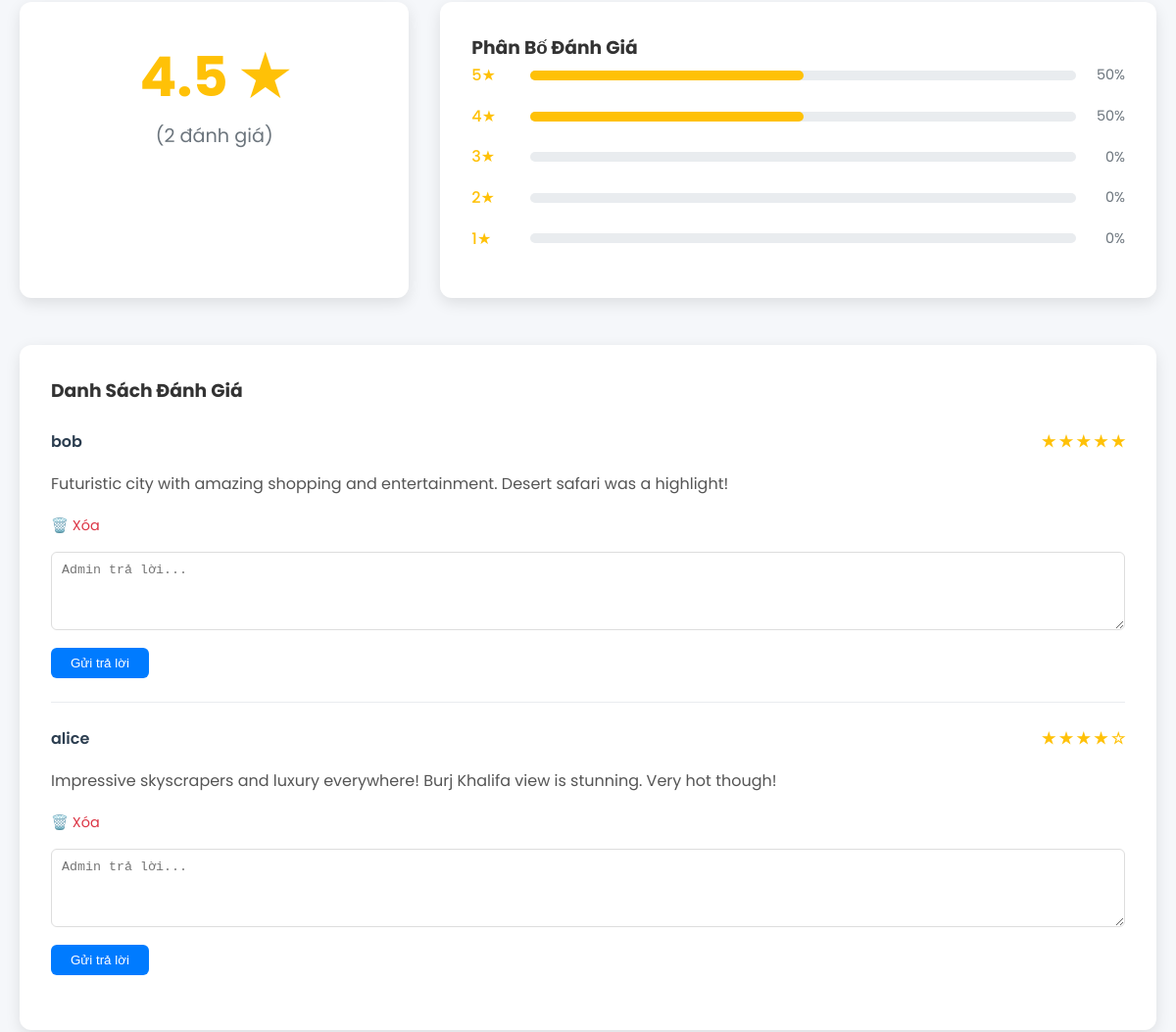
The page /reviews.php?destination_id=17 (signed in, middle part) on the database as committed earlier.
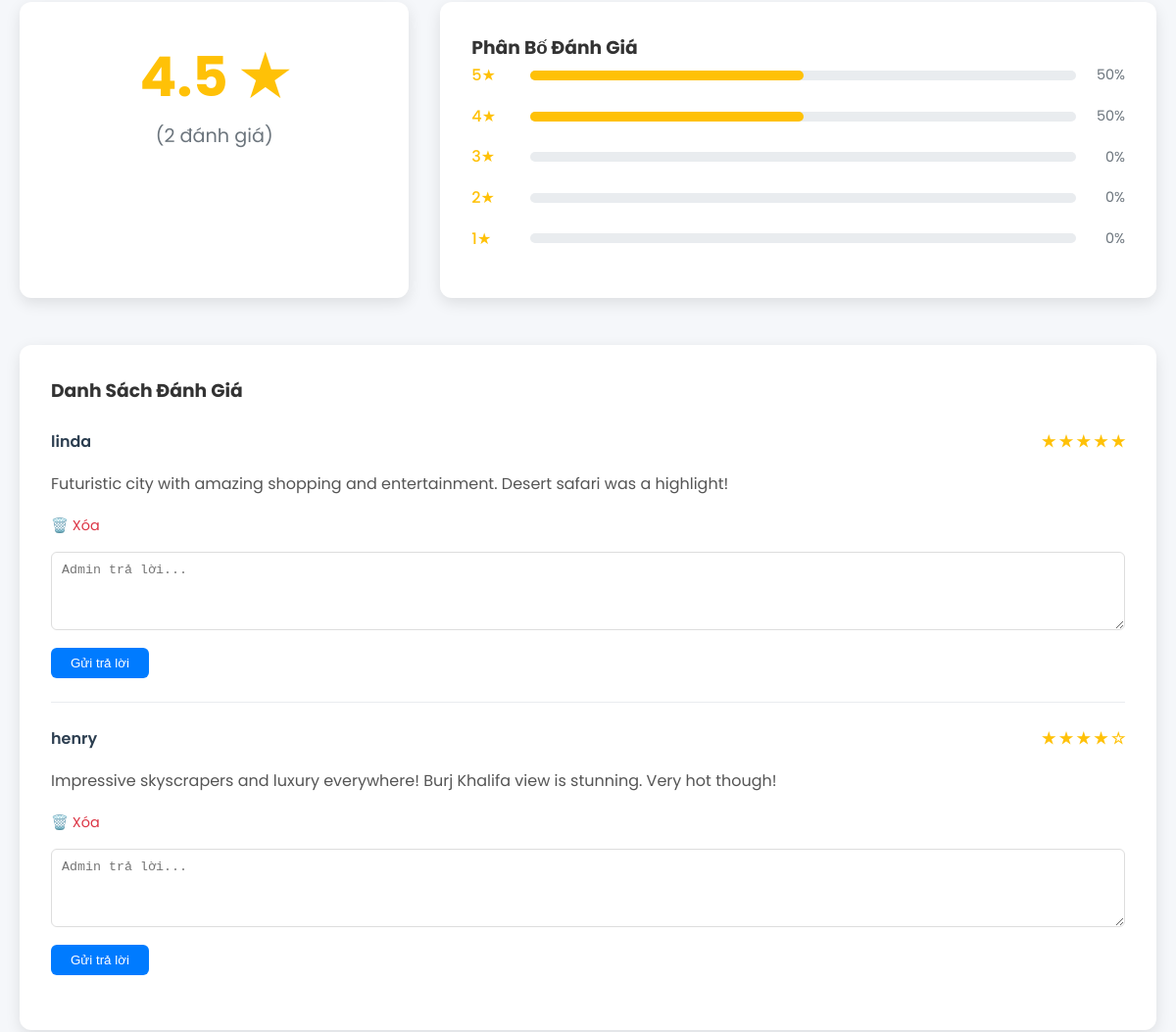
The same page on the database as committed later.
### tables this page shows
CREATE TABLE reviews (
    review_id INT AUTO_INCREMENT PRIMARY KEY,
    destination_id INT NOT NULL,
    user_id INT NOT NULL,
    rating INT CHECK (rating BETWEEN 1 AND 5),
    comment TEXT,

    CONSTRAINT fk_reviews_destination
        FOREIGN KEY (destination_id)
        REFERENCES destinations(destination_id)
        ON DELETE CASCADE,

    CONSTRAINT fk_reviews_user
        FOREIGN KEY (user_id)
        REFERENCES users(user_id)
        ON DELETE CASCADE
);

CREATE TABLE IF NOT EXISTS users (
    user_id INT AUTO_INCREMENT PRIMARY KEY,
    username VARCHAR(50) NOT NULL UNIQUE,
    password VARCHAR(255) NOT NULL,
    role VARCHAR(20) DEFAULT 'user'
);

### reviews.php (the view, shortened to what this page needs)
<?php
include 'config.php';
$destination_id = isset($_GET['destination_id']) && is_numeric($_GET['destination_id']) ? (int)$_GET['destination_id'] : null;
$review_stmt = $conn->prepare("
    SELECT r.*, u.username
    FROM reviews r
    JOIN users u ON r.user_id = u.user_id
    WHERE r.destination_id = ? AND r.parent_id IS NULL
    ORDER BY r.review_id DESC
");
$review_stmt->bind_param("i", $destination_id);
$review_stmt->execute();
$reviews = $review_stmt->get_result();
$stats_stmt = $conn->prepare("
    SELECT
        COUNT(*) as total_reviews,
        AVG(rating) as avg_rating,
        SUM(CASE WHEN rating = 5 THEN 1 ELSE 0 END) as five_star,
        SUM(CASE WHEN rating = 4 THEN 1 ELSE 0 END) as four_star,
        SUM(CASE WHEN rating = 3 THEN 1 ELSE 0 END) as three_star,
        SUM(CASE WHEN rating = 2 THEN 1 ELSE 0 END) as two_star,
        SUM(CASE WHEN rating = 1 THEN 1 ELSE 0 END) as one_star
    FROM reviews
    WHERE destination_id = ? AND parent_id IS NULL
");
$stats_stmt->bind_param("i", $destination_id);
$stats_stmt->execute();
$stats = $stats_stmt->get_result()->fetch_assoc();
$avg_rating = $stats['avg_rating'] ? round($stats['avg_rating'], 1) : 0;
$total_reviews = $stats['total_reviews'] ?? 0;
$percentages = [];
for ($i=5; $i>=1; $i--) {
    $keys = [5 => 'five_star', 4 => 'four_star', 3 => 'three_star', 2 => 'two_star', 1 => 'one_star'];
    $percentages[$i] = $total_reviews > 0 ? round(($stats[$keys[$i]] / $total_reviews) * 100) : 0;
}
?>
<!DOCTYPE html>
<html lang="vi">
<head>
    <link href="https://cdn.jsdelivr.net/npm/remixicon@4.2.0/fonts/remixicon.css" rel="stylesheet">
</head>
<body>
<div class="container">
    <div class="stats">
        <div class="stats-overview">
            <div class="avg-rating"><?= $avg_rating ?> ★</div>
            <div class="total">(<?= $total_reviews ?> đánh giá)</div>
        </div>
        <div class="stats-bars">
            <h3>Phân Bố Đánh Giá</h3>
            <?php for ($i=5; $i>=1; $i--): ?>
                <div class="bar-row">
                    <div class="bar-label"><?= $i ?>★</div>
                    <div class="bar"><div class="bar-fill" style="width: <?= $percentages[$i] ?>%;"></div></div>
                    <div class="bar-percent"><?= $percentages[$i] ?>%</div>
                </div>
            <?php endfor; ?>
        </div>
    </div>
    <div class="reviews-list">
        <h3>Danh Sách Đánh Giá</h3>
        <?php if ($reviews->num_rows > 0): ?>
            <?php while ($review = $reviews->fetch_assoc()): ?>
                <div class="review-card">
                    <div class="review-header">
                        <div class="reviewer"><?= htmlspecialchars($review['username']) ?></div>
                        <div class="rating">
                            <?php for($j=1; $j<=5; $j++): ?>
                                <?= $j <= $review['rating'] ? '★' : '☆' ?>
                            <?php endfor; ?>
                        </div>
                    </div>
                    <div class="review-comment"><?= nl2br(htmlspecialchars($review['comment'] ?? 'Không có bình luận')) ?></div>
                    <?php if (isset($_SESSION['role']) && $_SESSION['role'] === 'admin'): ?>
                        <div class="admin-actions">
                            <a href="?destination_id=<?= $destination_id ?>&delete_review=<?= $review['review_id'] ?>"
                               onclick="return confirm('Bạn có chắc muốn xóa đánh giá này?');">
                                🗑️ Xóa
                            </a>
                        </div>
                    <?php endif; ?>
                    <?php if (isset($_SESSION['role']) && $_SESSION['role'] === 'admin'): ?>
                        <form method="POST" class="reply-form">
                            <textarea name="reply_text" placeholder="Admin trả lời..." required></textarea>
                            <button type="submit" name="submit_reply">Gửi trả lời</button>
                        </form>
                    <?php endif; ?>
                </div>
            <?php endwhile; ?>
        <?php else: ?>
            <p style="text-align:center; color:var(--gray);">Chưa có đánh giá nào. Hãy là người đầu tiên!</p>
        <?php endif; ?>
    </div>
</div>
</body>
</html>

Rows that differ between the two databases and show on the page:
changed reviews: user.username "bob" → "linda"
changed reviews: user.username "alice" → "henry"
